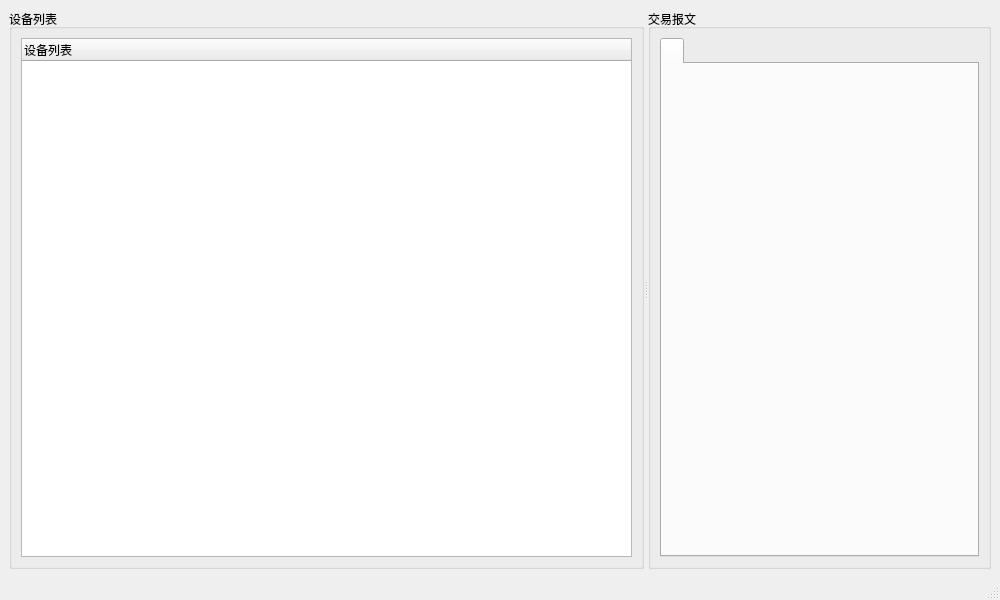
<?xml version="1.0" encoding="UTF-8"?>
<ui version="4.0">
 <class>MainWindow</class>
 <widget class="QMainWindow" name="MainWindow">
  <property name="geometry">
   <rect>
    <x>0</x>
    <y>0</y>
    <width>1000</width>
    <height>600</height>
   </rect>
  </property>
  <property name="sizePolicy">
   <sizepolicy hsizetype="Fixed" vsizetype="Preferred">
    <horstretch>0</horstretch>
    <verstretch>0</verstretch>
   </sizepolicy>
  </property>
  <property name="windowTitle">
   <string>MainWindow</string>
  </property>
  <widget class="QWidget" name="centralwidget">
   <layout class="QHBoxLayout" name="horizontalLayout">
    <item>
     <widget class="QSplitter" name="splitter">
      <property name="orientation">
       <enum>Qt::Horizontal</enum>
      </property>
      <widget class="QGroupBox" name="devListGroupBox">
       <property name="enabled">
        <bool>true</bool>
       </property>
       <property name="sizePolicy">
        <sizepolicy hsizetype="Preferred" vsizetype="Preferred">
         <horstretch>0</horstretch>
         <verstretch>0</verstretch>
        </sizepolicy>
       </property>
       <property name="title">
        <string>设备列表</string>
       </property>
       <layout class="QVBoxLayout" name="verticalLayout_2">
        <item>
         <layout class="QHBoxLayout" name="horizontalLayout_2"/>
        </item>
        <item>
         <widget class="QTreeWidget" name="devTreeWidget">
          <property name="enabled">
           <bool>true</bool>
          </property>
          <property name="sizePolicy">
           <sizepolicy hsizetype="Expanding" vsizetype="Expanding">
            <horstretch>0</horstretch>
            <verstretch>0</verstretch>
           </sizepolicy>
          </property>
          <column>
           <property name="text">
            <string notr="true">设备列表</string>
           </property>
          </column>
         </widget>
        </item>
       </layout>
      </widget>
      <widget class="QGroupBox" name="trnMsgGroupBox">
       <property name="title">
        <string>交易报文</string>
       </property>
       <layout class="QVBoxLayout" name="verticalLayout">
        <item>
         <widget class="QTabWidget" name="mainTab">
          <property name="enabled">
           <bool>true</bool>
          </property>
          <property name="currentIndex">
           <number>0</number>
          </property>
          <widget class="QWidget" name="tab_3">
           <attribute name="title">
            <string/>
           </attribute>
          </widget>
         </widget>
        </item>
       </layout>
      </widget>
     </widget>
    </item>
   </layout>
  </widget>
  <widget class="QMenuBar" name="menubar">
   <property name="geometry">
    <rect>
     <x>0</x>
     <y>0</y>
     <width>1000</width>
     <height>23</height>
    </rect>
   </property>
  </widget>
  <widget class="QStatusBar" name="statusbar"/>
  <action name="actionATMP_IP">
   <property name="text">
    <string>ATMP 服务器</string>
   </property>
  </action>
  <action name="actionShow_Seu">
   <property name="checkable">
    <bool>true</bool>
   </property>
   <property name="checked">
    <bool>true</bool>
   </property>
   <property name="text">
    <string>show Seu</string>
   </property>
  </action>
  <action name="actionFda">
   <property name="text">
    <string>fda </string>
   </property>
  </action>
 </widget>
 <resources/>
 <connections/>
</ui>
